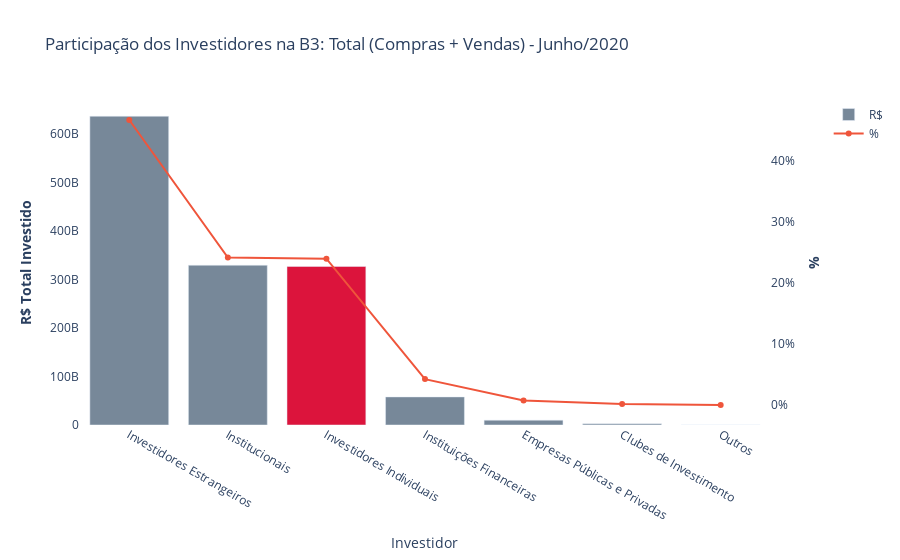

The code cell stored with this chart in its notebook:
### Code cell
colors = ['lightslategray',] * 7
colors[2] = 'crimson'

# cria eixo secundario
fig = make_subplots(specs=[[{"secondary_y": True}]])

fig.add_trace(go.Bar(x=valor_total.tipo_investidor, y=valor_total.valor, name="R$",marker_color=colors),
                secondary_y=False)

fig.add_trace(go.Scatter(x=valor_total.tipo_investidor, y=valor_total.percent, name="%"),
                secondary_y=True)

fig.update_layout(title_text="Participação dos Investidores na B3: Total (Compras + Vendas) - Junho/2020",
                    xaxis_showgrid=False, yaxis_showgrid=False, plot_bgcolor='white')

fig.update_xaxes(title_text="Investidor")
fig.update_yaxes(title_text="<b>R$ Total Investido</b>", secondary_y=False)
fig.update_yaxes(title_text="<b>%</b>", secondary_y=True, tickformat = ".0%")

#imagem estática para post no git
#fig.show('svg')

#imagem dinâmica
fig.show()

### Figure 1 — Plotly figure (JSON) as saved in the notebook; plotly's stock layout.template omitted (floating-point values rounded to 4 significant figures)
{"data": [{"marker": {"color": ["lightslategray", "lightslategray", "crimson", "lightslategray", "lightslategray", "lightslategray", "lightslategray"]}, "name": "R$", "type": "bar", "x": ["Investidores Estrangeiros", "Institucionais", "Investidores Individuais", "Instituições Financeiras", "Empresas Públicas e Privadas", "Clubes de Investimento", "Outros"], "xaxis": "x", "y": [636994420431, 329618738256, 327099965760, 57938567239, 9935822093, 2419115623, 195090592], "yaxis": "y"}, {"name": "%", "type": "scatter", "x": ["Investidores Estrangeiros", "Institucionais", "Investidores Individuais", "Instituições Financeiras", "Empresas Públicas e Privadas", "Clubes de Investimento", "Outros"], "xaxis": "x", "y": [0.4669, 0.2416, 0.2398, 0.0425, 0.0073, 0.0018, 0.0001], "yaxis": "y2"}], "layout": {"plot_bgcolor": "white", "title": {"text": "Participação dos Investidores na B3: Total (Compras + Vendas) - Junho/2020"}, "xaxis": {"anchor": "y", "domain": [0, 0.94], "showgrid": false, "title": {"text": "Investidor"}}, "yaxis": {"anchor": "x", "domain": [0, 1], "showgrid": false, "title": {"text": "<b>R$ Total Investido</b>"}}, "yaxis2": {"anchor": "x", "overlaying": "y", "side": "right", "tickformat": ".0%", "title": {"text": "<b>%</b>"}}}}
